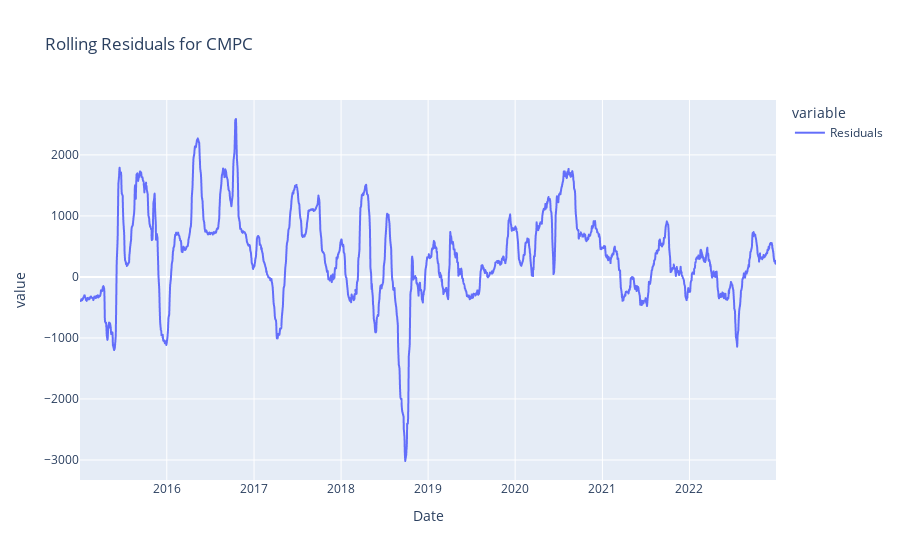

The cell this chart's notebook holds for it:
### Code cell
# Now the rolling residuals from the oher variable
rolling_residuals = Y - rolling_beta["CMPC.SN"] * X["CMPC.SN"]

rolling_residuals_df = pd.DataFrame(rolling_residuals, index=Y.index, columns=['Residuals'])

fig = px.line(rolling_residuals_df, title='Rolling Residuals for CMPC')
fig.show()

### Figure 1 — Plotly figure (JSON) as saved in the notebook; plotly's stock layout.template omitted (floating-point values rounded to 4 significant figures; data arrays with more than 128 entries replaced by an {"elided": "..."} marker saying what was removed)
{"data": [{"hovertemplate": "variable=Residuals<br>Date=%{x}<br>value=%{y}<extra></extra>", "legendgroup": "Residuals", "line": {"color": "#636efa", "dash": "solid"}, "marker": {"symbol": "circle"}, "mode": "lines", "name": "Residuals", "showlegend": true, "type": "scattergl", "x": {"elided": "1994 str values"}, "xaxis": "x", "y": {"elided": "1994 float values"}, "yaxis": "y"}], "layout": {"legend": {"title": {"text": "variable"}, "tracegroupgap": 0}, "title": {"text": "Rolling Residuals for CMPC"}, "xaxis": {"anchor": "y", "domain": [0, 1], "title": {"text": "Date"}}, "yaxis": {"anchor": "x", "domain": [0, 1], "title": {"text": "value"}}}}
